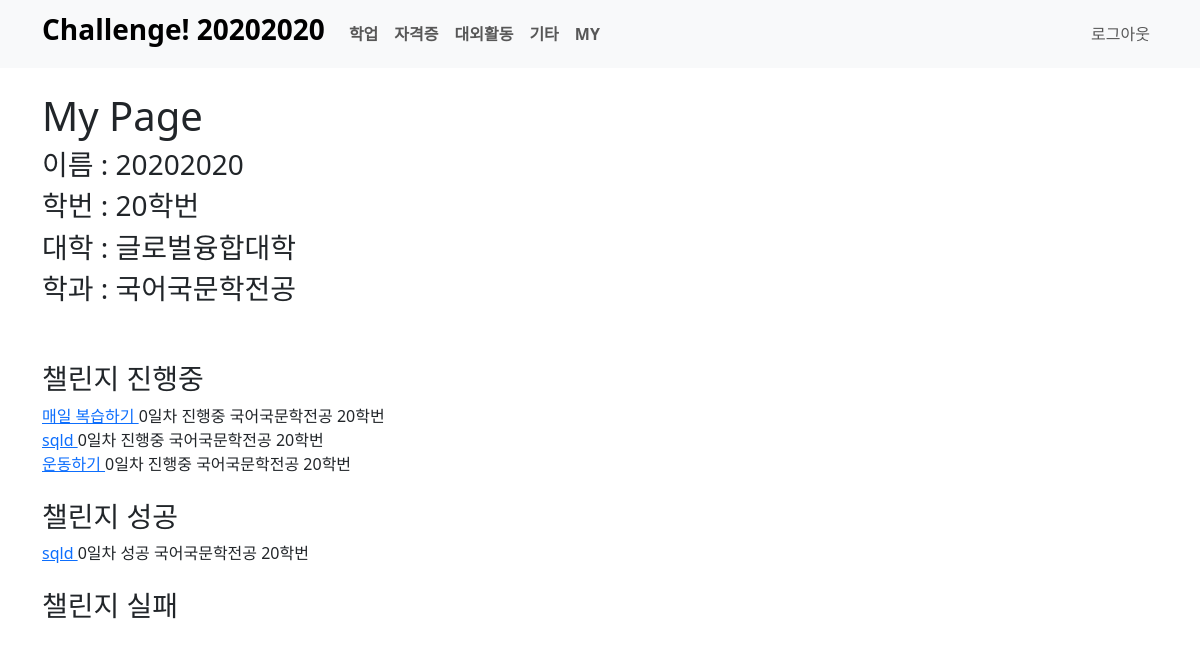
Screenshot of /auth/20202020/ with the database file from the repository.
### board/models.py (models this page shows)
class User(AbstractUser):
    number = models.ForeignKey(Number, on_delete=models.SET_NULL, null=True)
    college = models.ForeignKey(College, on_delete=models.SET_NULL, null=True)
    major = models.ForeignKey(Major, on_delete=models.SET_NULL, null=True, blank=True)

class Category(models.Model):
    name = models.CharField(max_length=20)
    slug = models.SlugField(max_length=50, unique=True, allow_unicode=True)
    def __str__(self):
        return self.name
    def get_absolute_url(self):
        return f'/board/{self.slug}'
    class Meta:
        verbose_name_plural = 'Categories'

class Number(models.Model):
    number = models.CharField(max_length=20)
    def __str__(self):
        return self.number

class College(models.Model):
    name = models.CharField(max_length=30)
    slug = models.SlugField(max_length=50, unique=True, allow_unicode=True)
    def __str__(self):
        return self.name

class Major(models.Model):
    name = models.CharField(max_length=30)
    slug = models.SlugField(max_length=50, unique=True, allow_unicode=True)
    college = models.ForeignKey(College, on_delete=models.CASCADE)
    def __str__(self):
        return self.name

class Challenge(models.Model):
    title = models.CharField(max_length=100)
    memo = models.TextField(null=True, blank=True)
    start_date = models.DateField(auto_now_add=True)
    end_date = models.DateField(blank=True, null=True)
    user = models.ForeignKey(User, on_delete=models.CASCADE)
    STATUS_CHOICES = (("0", "진행중"), ("1", "성공"), ("2", "실패"))
    status = models.CharField(max_length=5, choices=STATUS_CHOICES, default=0)
    category = models.ForeignKey(Category, on_delete=models.SET_NULL, null=True)
    like_users = models.ManyToManyField(User, blank=True, related_name='like_challenge')
    def __str__(self):
        return f'{self.title}'
    def get_absolute_url(self):
        return f'/board/{self.pk}/'
    def get_day(self):
        if (self.status=="0"):
            day = date.today()-self.start_date
        else:
            day = self.end_date-self.start_date
        return day.days
    def get_user_name(self):
        if self.user.major:
            return f'{self.user.major} {self.user.number}'
        else:
            return f'{self.user.college} {self.user.number}'

### mypage/views.py (the view)
# urls.py: path('<str:username>/', views.user_detail, name='detail')
def user_detail(request, username):
    user = User.objects.get(username=username)
    challenge_keep_list = Challenge.objects.filter(user=user).filter(status="0")
    challenge_success_list = Challenge.objects.filter(user=user).filter(status="1")
    challenge_failure_list = Challenge.objects.filter(user=user).filter(status="2")
    page = request.GET.get("page", "1")
    paginator_keep = Paginator(challenge_keep_list, 10)
    paginator_success = Paginator(challenge_success_list, 10)
    paginator_failure = Paginator(challenge_failure_list, 10)
    page_keep = paginator_keep.get_page(page)
    page_success = paginator_success.get_page(page)
    page_failure = paginator_failure.get_page(page)
    return render(request, 'mypage/my_detail.html', {
        'challenge_keep_list': page_keep,
        'challenge_success_list': page_success,
        'challenge_failure_list': page_failure,
        'user':user,
        'categories': Category.objects.all()
    })

### mypage/templates/mypage/my_detail.html (shortened to what this page needs)
<!DOCTYPE html>
{% load static %}
<html lang="ko">
<head>
    <link href="{% static 'board/bootstrap/bootstrap.min.css' %}" rel="stylesheet" type="text/css" media="screen">
</head>
<body>
{% include 'board/menubar.html' %}<br>
    <div class="container">
        <h1>My Page</h1>
        <h3>이름 : {{user.username}}</h3>
        <h3>학번 : {{user.number}}</h3>
        <h3>대학 : {{user.college}}</h3>
        <h3>학과 : {{user.major}}</h3>
        <br><br>
        <h3>챌린지 진행중</h3>
        {% for l in challenge_keep_list %}
        <a href={{l.get_absolute_url}}>{{l}} </a>{{l.get_day}}일차 진행중 {{l.get_user_name}}<br>
        {% endfor %}
        <br>
        <h3>챌린지 성공</h3>
        {% for l in challenge_success_list %}
        <a href={{l.get_absolute_url}}>{{l}} </a>{{l.get_day}}일차 성공 {{l.get_user_name}}<br>
        {% endfor %}
        <br>
        <h3>챌린지 실패</h3>
        <br>
    </div>
</body>
</html>

### board/templates/board/menubar.html
<nav class="navbar navbar-expand-sm navbar-light bg-light">
    <div class="container">
        {% if user.is_authenticated %}
        <a class="navbar-brand" href="{% url 'user:main' %}"><h3 class="fw-bolder">Challenge! {{user.username}}</h3></a>
        {% else %}
        <a class="navbar-brand" href="{% url 'user:main' %}"><h3 class="fw-bolder">Challenge!</h3></a>
        {% endif %}
        <div class="collapse navbar-collapse justify-content-between align-items.center w-100">
            <ul class="navbar-nav ml-10 text-md-center text-left">
                {% for c in categories %}
                <li class="nav-item">
                    <a class="nav-link" href={{c.get_absolute_url}}><b>{{c}}</b></a>
                </li>
                {% endfor %}
                <li class="nav-item">
                    <a class="nav-link" href="http://127.0.0.1:8000/auth/{{request.user}}/"><b>MY</b></a>
                </li>
            </ul>
            <ul class="navbar-nav flex-row justify-content-md-center justify-content-start flex-nowrap">
                <li class="nav-item">
                {% if user.is_authenticated %}
                    <a class="nav-link" href="{% url 'user:logout' %}">로그아웃</a>
                {% else %}
                    <a class="nav-link" href="{% url 'user:login' %}">로그인</a>
                {% endif %}
                </li>
            </ul>
        </div>
    </div>
</nav>

### rows the page displays
User: username "20202020", number "20학번", college "글로벌융합대학", major "국어국문학전공"
Category: name "학업"
Category: name "자격증"
Category: name "대외활동"
Category: name "기타"
Challenge: title "매일 복습하기", get_day "0", get_user_name "국어국문학전공 20학번"
Challenge: title "sqld", get_day "0", get_user_name "국어국문학전공 20학번"
Challenge: title "운동하기", get_day "0", get_user_name "국어국문학전공 20학번"
Challenge: title "sqld", get_day "0", get_user_name "국어국문학전공 20학번"
